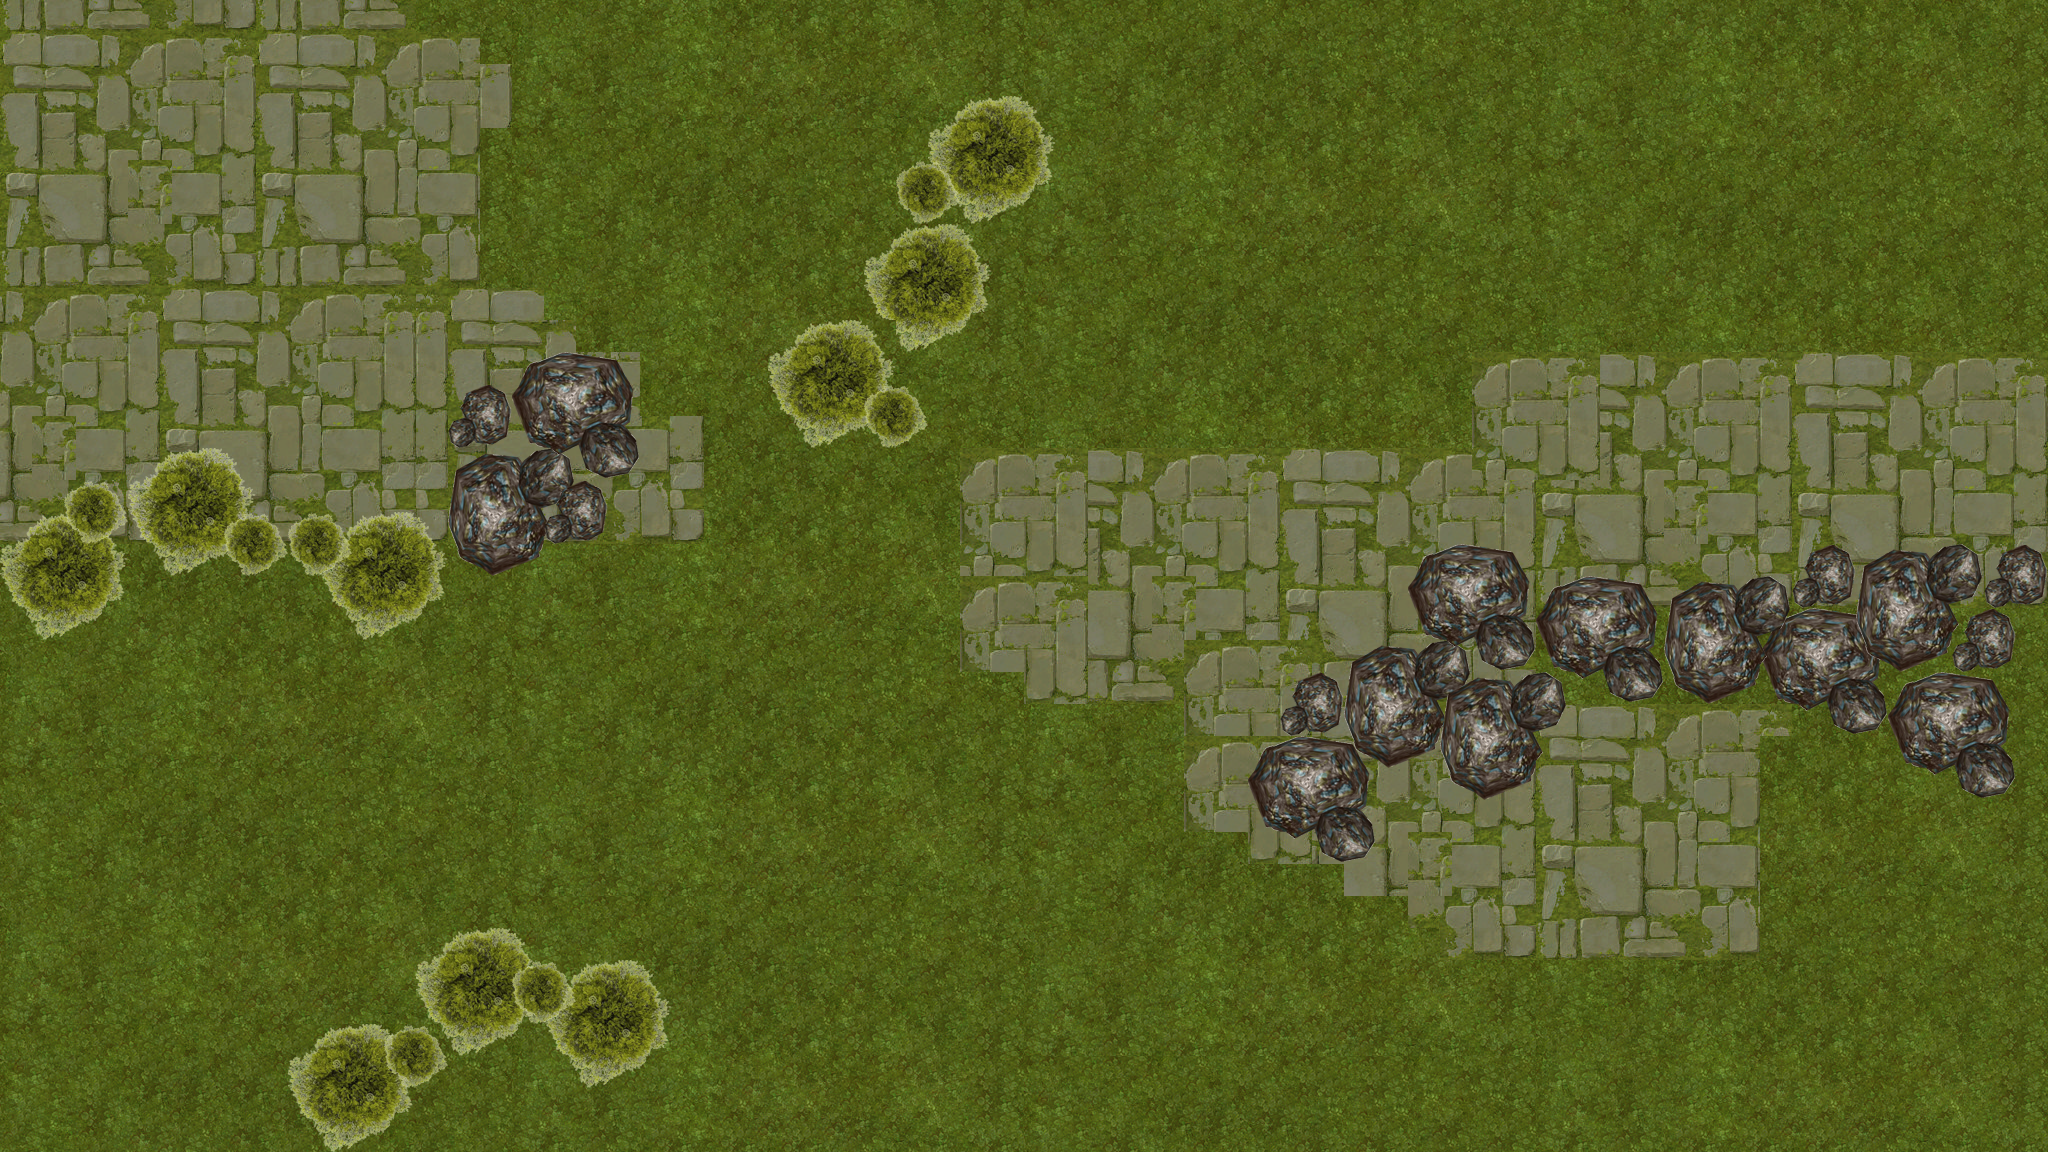

Rendered tile map (Tiled .tmx) drawn with the repository's tilesets; below, a short description and the map source with its tile grids summarised:
An orthogonal 64x36 tile map with 32x32 px tiles, 8 tile layers (Слой тайлов 10, Слой тайлов 7, Слой тайлов 8, bricks, ...), 7 tilesets and 33 objects.

<map version="1.0" tiledversion="1.0.3" orientation="orthogonal" renderorder="right-down" width="64" height="36" tilewidth="32" tileheight="32" nextobjectid="238">
 <tileset firstgid="1" name="one" tilewidth="32" tileheight="32" tilecount="4" columns="2">
  <image source="one.png" width="64" height="64" />
 </tileset>
 <tileset firstgid="5" name="two" tilewidth="32" tileheight="32" tilecount="16" columns="4">
  <image source="two.png" width="128" height="128" />
 </tileset>
 <tileset firstgid="21" name="rock12" tilewidth="32" tileheight="32" tilecount="16" columns="4">
  <image source="rock12.png" width="128" height="128" />
 </tileset>
 <tileset firstgid="37" name="rock13" tilewidth="32" tileheight="32" tilecount="4" columns="2">
  <image source="rock13.png" width="64" height="64" />
 </tileset>
 <tileset firstgid="41" name="rock11" tilewidth="32" tileheight="32" tilecount="16" columns="4">
  <image source="rock11.png" width="128" height="128" />
 </tileset>
 <tileset firstgid="57" name="Ruins_SmallBricks" tilewidth="32" tileheight="32" tilecount="128" columns="16">
  <image source="Ruins_SmallBricks.png" width="512" height="256" />
 </tileset>
 <tileset firstgid="185" name="Ruins_GrassDark" tilewidth="32" tileheight="32" tilecount="128" columns="16">
  <image source="Ruins_GrassDark.png" width="512" height="256" />
 </tileset>
 <layer name="Слой тайлов 10" width="64" height="36">
  <data>[2304 cells, 2288 non-empty, 128 distinct tile ids]</data>
 </layer>
 <layer name="Слой тайлов 7" width="64" height="36">
  <data>[2304 cells, 697 non-empty, 128 distinct tile ids]</data>
 </layer>
 <layer name="Слой тайлов 8" width="64" height="36">
  <data>[2304 cells, 0 non-empty, 0 distinct tile ids]</data>
 </layer>
 <layer name="bricks" width="64" height="36">
  <data>[2304 cells, 0 non-empty, 0 distinct tile ids]</data>
 </layer>
 <group name="Группа 1">
  <layer name="Слой тайлов 11" width="64" height="36">
   <data>[2304 cells, 60 non-empty, 36 distinct tile ids]</data>
  </layer>
  <layer name="Слой тайлов 6" width="64" height="36">
   <data>[2304 cells, 139 non-empty, 36 distinct tile ids]</data>
  </layer>
  <layer name="treesImg" width="64" height="36">
   <data>[2304 cells, 143 non-empty, 16 distinct tile ids]</data>
  </layer>
  <layer name="Слой тайлов 5" width="64" height="36">
   <data>[2304 cells, 28 non-empty, 4 distinct tile ids]</data>
  </layer>
 </group>
 <objectgroup name="rocks">
  <object id="221" x="446.5" y="385" width="66" height="63.5" />
  <object id="222" x="450.5" y="448.5" width="125" height="126" />
  <object id="223" x="543.5" y="480" width="64.5" height="63.5" />
  <object id="224" x="512" y="352" width="128" height="128" />
  <object id="225" x="1248" y="735.5" width="128" height="128.5" />
  <object id="226" x="1280" y="672" width="63" height="62.5" />
  <object id="227" x="1440.5" y="672" width="128" height="127.5" />
  <object id="228" x="1343.5" y="640" width="129" height="129.5" />
  <object id="229" x="1407" y="544" width="129" height="128" />
  <object id="230" x="1537" y="575.5" width="126.5" height="128" />
  <object id="231" x="1663.5" y="576" width="128.5" height="128" />
  <object id="232" x="1791.5" y="544" width="65.5" height="65" />
  <object id="233" x="1761" y="608" width="127" height="129" />
  <object id="234" x="1887.5" y="672" width="129" height="128" />
  <object id="235" x="1856" y="544" width="128.5" height="128" />
  <object id="236" x="1951.5" y="607.5" width="65" height="64" />
  <object id="237" x="1984" y="544.5" width="63" height="62.5" />
 </objectgroup>
 <objectgroup name="trees">
  <object id="202" x="864" y="222" width="126" height="128">
   <ellipse />
  </object>
  <object id="204" x="930" y="94" width="126" height="130">
   <ellipse />
  </object>
  <object id="205" x="320" y="510" width="126" height="126">
   <ellipse />
  </object>
  <object id="206" x="128" y="450" width="126" height="122">
   <ellipse />
  </object>
  <object id="207" x="2" y="514" width="126" height="128">
   <ellipse />
  </object>
  <object id="208" x="290" y="1022" width="130" height="126">
   <ellipse />
  </object>
  <object id="209" x="414" y="926" width="124" height="128">
   <ellipse />
  </object>
  <object id="210" x="546" y="958" width="122" height="130">
   <ellipse />
  </object>
  <object id="212" x="768" y="320" width="128" height="128">
   <ellipse />
  </object>
  <object id="214" x="896" y="158" width="62" height="64">
   <ellipse />
  </object>
  <object id="215" x="864" y="386" width="64" height="58">
   <ellipse />
  </object>
  <object id="216" x="64" y="480" width="62" height="62">
   <ellipse />
  </object>
  <object id="217" x="222" y="512" width="62" height="62">
   <ellipse />
  </object>
  <object id="218" x="288" y="514" width="58" height="62">
   <ellipse />
  </object>
  <object id="219" x="386" y="1028" width="54" height="60">
   <ellipse />
  </object>
  <object id="220" x="514" y="962" width="62" height="62">
   <ellipse />
  </object>
 </objectgroup>
</map>